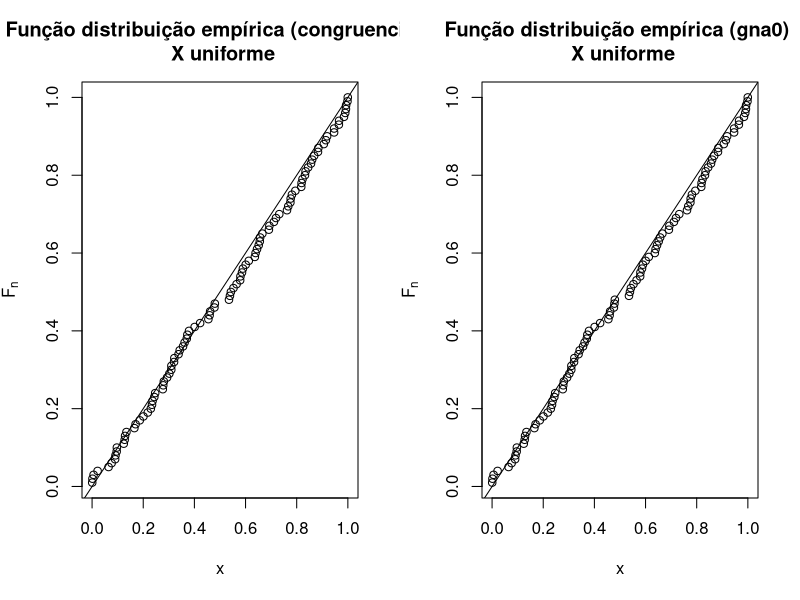
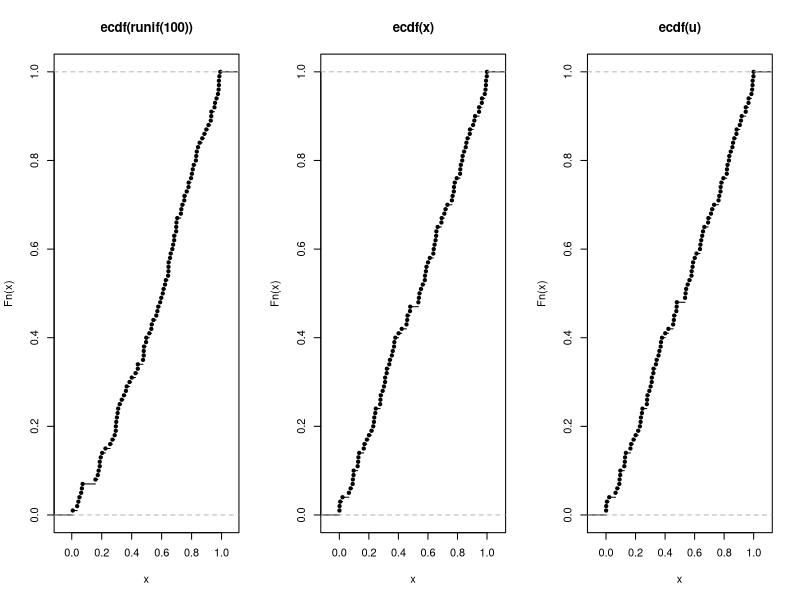
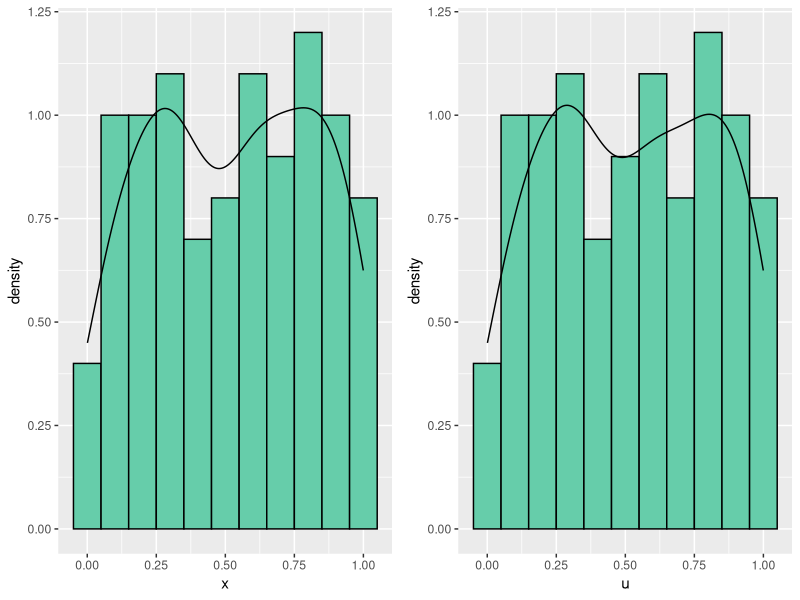
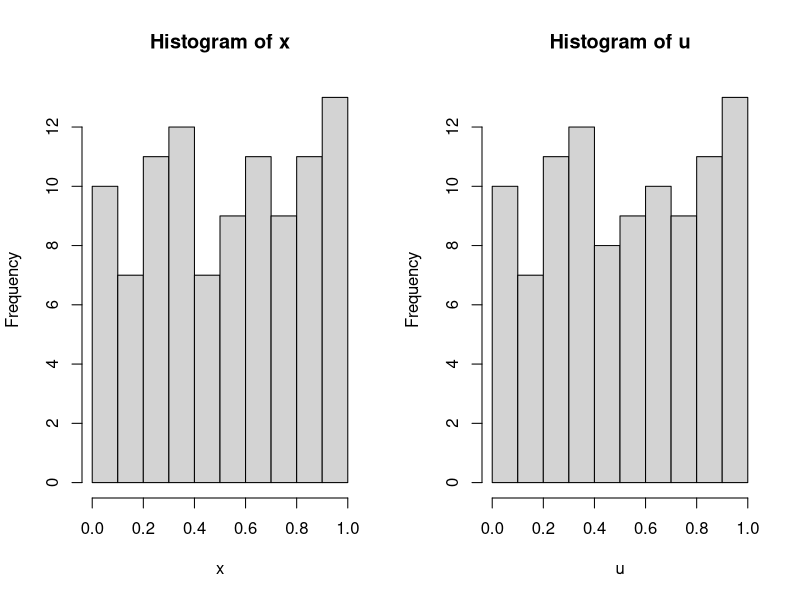

R code for these plots, in order:
## ---- chunk 1
congruencial = function(n, m, a, c, U0) {
  U = c()
  Ui = U0
  for (i in 1:n) {
    Ui = (a * Ui + c) %% m
    U[i] = Ui / m
    # para resultados entre 0 e 1
  }
  return(U)
}
## ---- chunk 2
gna0 = function(n, sem=0){
  gnu0 = function(sem){ # função local
    k = sem %/% iq # divisao de inteiros
    # calculando (ia * sem mod im) sem provocar overflow - Schrage
    sem = ia * (sem %% iq) - ir * k
    if (sem < 0) sem = sem + im
    ran0 = am * sem # converte sem para ponto flutuante
    return(list(ran0 = ran0, sem = sem))
  }
  ia = 16807; im = 2147483647; am = 1.0 / im
  iq = 127773; ir = 2836
  if(sem <= 0){
    t = as.numeric(substring(Sys.time(),
                             c(1,6,9,12,15,18),c(4,7,10,13,16,19))) # relógio/sist.
    sem = t[6] + t[5] * 60 + t[4] * 3600
    # retirar o efeito inicial
    sem = ia * (sem %% iq) - ir * (sem %/% iq)
    if(sem <= 0) sem = sem + im
  }
  u = matrix(0, n, 1) # inicia o vetor de resultados
  amostra = gnu0(sem) # chama gnu0
  u[1] = amostra$ran0 # inicia o primeiro elemento
  for (i in 2:n){
    amostra = gnu0(amostra$sem)
    u[i] = amostra$ran0
  }
  return(u)
} 

## ---- chunk 3
n = 100; m = 2147483647; a = 16807; c = 0

t = as.numeric(substring(Sys.time(), c(1,6,9,12,15,18),c(4,7,10,13,16,19))) # relógio/sist.
U0 = t[6] + t[5] * 60 + t[4] * 3600

head(congruencial(n,m,a,c,U0)) 
## ---- chunk 4
# ou 

congruencial = function(n, m, a, c) {
  U = c()
  t = as.numeric(substring(Sys.time(), c(1,6,9,12,15,18),c(4,7,10,13,16,19))) # relógio/sist.
  U0 = t[6] + t[5] * 60 + t[4] * 3600
  Ui = U0
  for (i in 1:n) {
    Ui = (a * Ui + c) %% m
    U[i] = Ui / m
    # para resultados entre 0 e 1
  }
  return(U)
}

x = congruencial(n,m,a,c) 
head(x)
## ---- chunk 5
n = 100 
u = gna0(n,0)
head(u)
## ---- chunk 6
par(mfrow = c(1,2))
plot(sort(x), 1:length(x)/length(x), 
     xlab = "x", ylab = expression(F[n]),
     main = "Função distribuição empírica (congruencial) \n X uniforme")
abline(0, 1)

plot(sort(u), 1:length(u)/length(u),
     xlab = "x", ylab = expression(F[n]),
     main = "Função distribuição empírica (gna0) \n X uniforme")
abline(0, 1)

# Ambas as amostras, tando a gerada pela função congruencial quanto a gerada pela função gna0, seguem uma distribuição uniforme U(0,1).
## ---- chunk 7
par(mfrow = c(1,3))
plot(ecdf(runif(100)))
plot(ecdf(x))
plot(ecdf(u))
## ---- chunk 8
par(mfrow = c(1,2))
hist(x, probability = T)
rug(x) # adiciona dados originais ao histograma
lines(density(x)) # estimação kernel

hist(u, probability = T)
rug(u) # adiciona dados originais ao histograma
lines(density(u)) # estimação kernel
## ---- chunk 9
# Com o ggplot :D

library(grid)
library(ggplot2)
pushViewport(viewport(layout=grid.layout(1, 2)))
a = ggplot(,aes(x)) + geom_histogram(aes(y=..density..), 
                                 binwidth = 0.1, colour="black", fill='#66CDAA') + 
  geom_density(alpha=.2)

b = ggplot(,aes(u)) + geom_histogram(aes(y=..density..), 
                                 binwidth = 0.1, colour="black", fill='#66CDAA') + 
  geom_density(alpha=.2)
print(a, vp = viewport(layout.pos.row = 1, layout.pos.col = 1))
print(b, vp = viewport(layout.pos.row = 1, layout.pos.col = 2))
## ---- chunk 10
ks.test(x, "punif", 0, 1) 
## ---- chunk 11
ks.test(u, "punif", 0, 1) 
## ---- chunk 12
h = hist(x)
h$counts
chisq.test(h$counts) 
## ---- chunk 13
h = hist(u)
h$counts
chisq.test(h$counts) 
